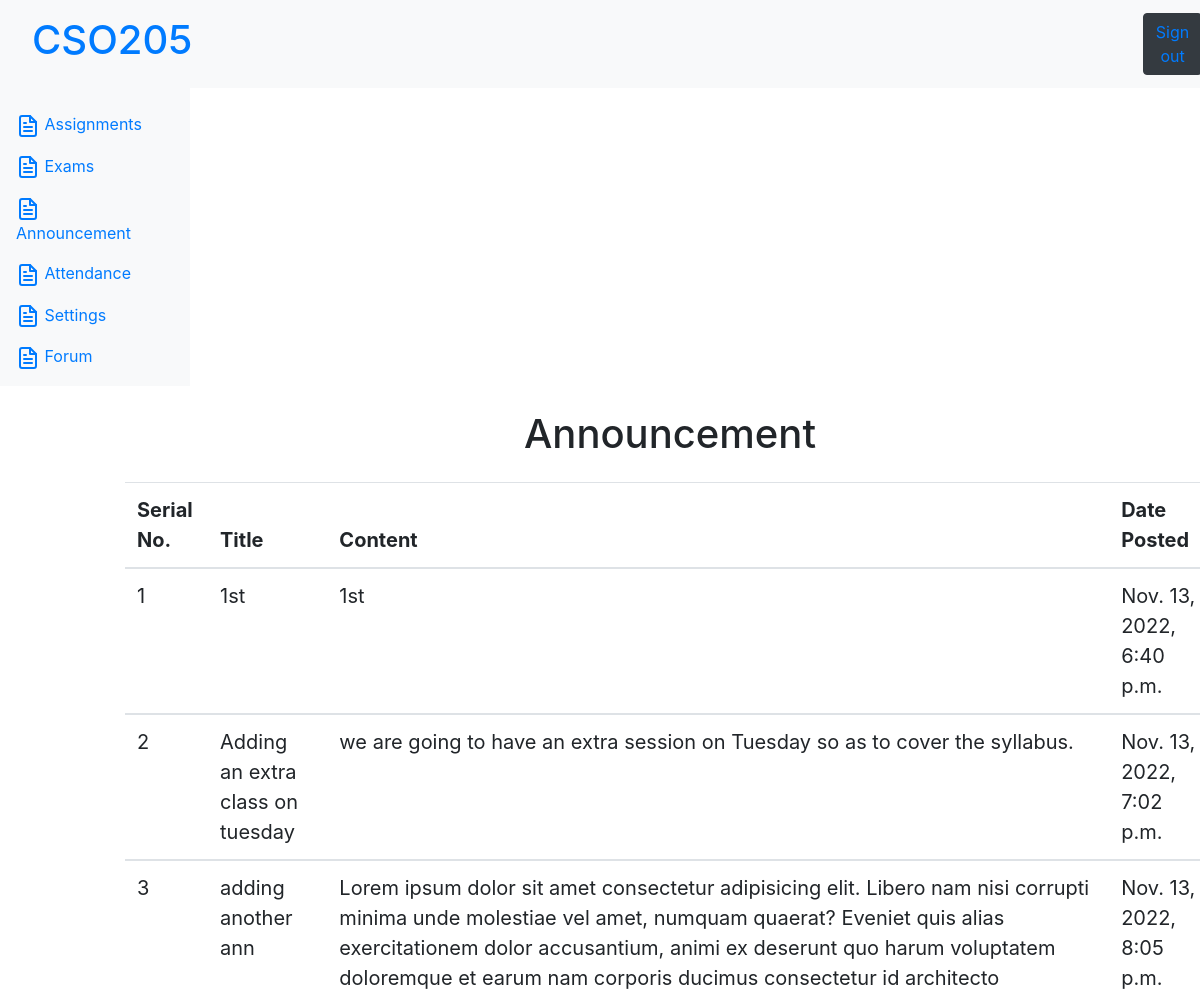
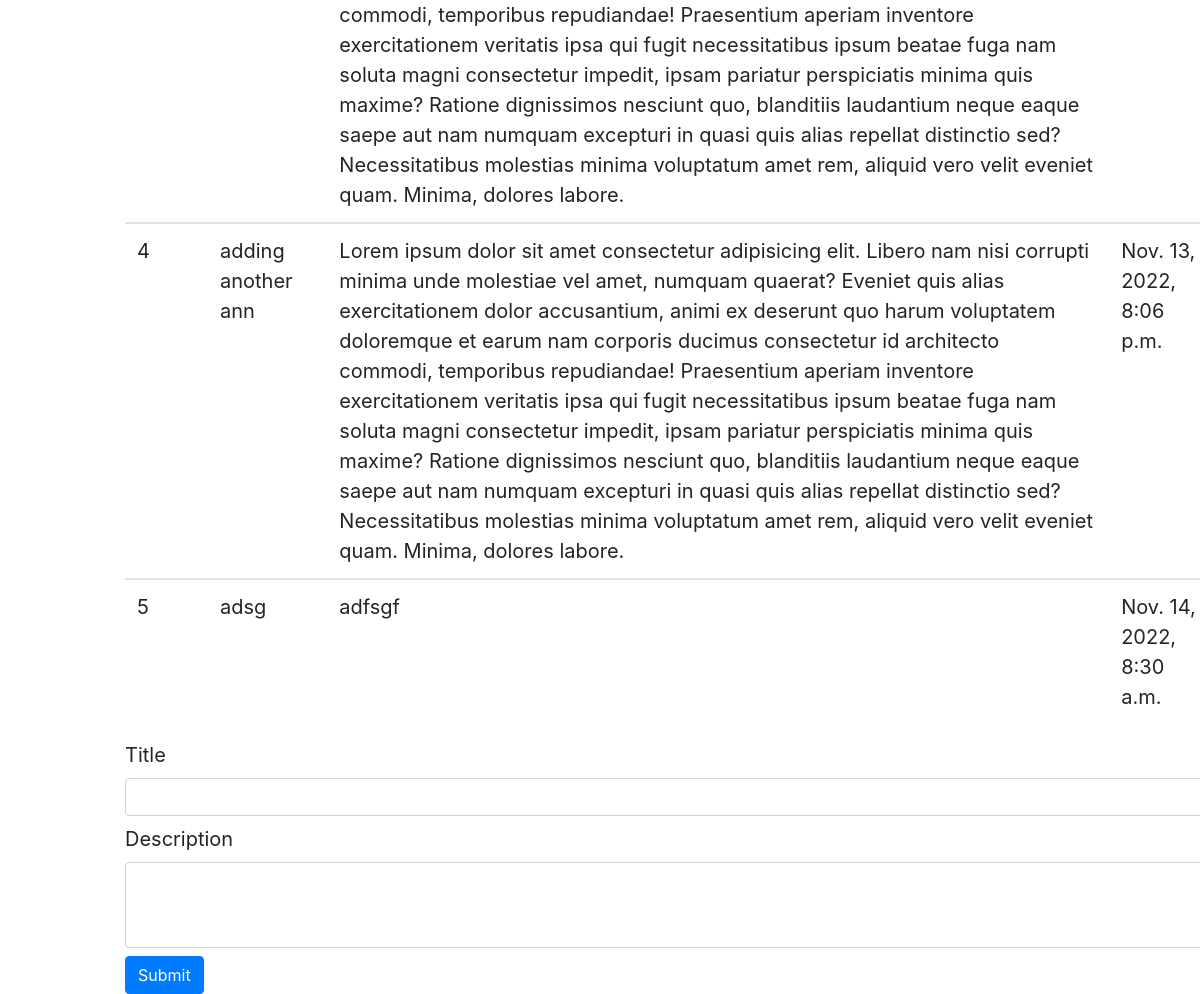
/p/ann (signed in), run on the app's committed database (2 pictures, top to bottom).
### professor/models.py (models this page shows, shortened)
class make_announcement(models.Model):
    title=models.CharField(max_length=100)
    content=models.TextField()
    date_posted=models.DateTimeField(auto_now_add=True)

### professor/views.py (the view)
# urls.py: path('ann',views.ann),
def ann(request):
    print(request.user.is_authenticated)
    if request.user.is_authenticated:
        if request.method=='POST':
            z=request.POST.get('title')
            y=request.POST.get('description')
            ay=make_announcement(title= z,content= y)
            ay.save()
        a1=make_announcement.objects.all()
        d1=dict()
        for x in range(len(a1)):
            d1[x+1]=[a1[x].title,a1[x].content,a1[x].date_posted]
        return render(request,'prof_announcement.html',{'d1':d1,'title':'EXAMS'})
    else:
        return redirect('/p/')

### templates/prof_announcement.html (shortened to what this page needs)
{% extends 'base.html' %}
{% block body %}
<div style="margin-left: 140px; width:1200px">
    <h1 class="text-center my-4">Announcement</h1>
    <form method="post" style="font-size: 20px;" action="/p/ann">
        <table class="table">
            <thead>
                <tr>
                    <th scope="col">Serial No.</th>
                    <th scope="col">Title</th>
                    <th scope="col">Content</th>
                    <th scope="col">Date Posted</th>
                </tr>
            </thead>
            {% for x,y in d1.items %}
            <tbody>
                <tr>
                    <td>{{x}}</td>
                    {% for z in y%}
                    <td>{{z}}</td>
                    {% endfor %}
                </tr>
            </tbody>
            {% endfor %}
        </table>
        <div class="form-group my-2">
            <label for="title">Title</label>
            <input type="text" class="form-control" id="title" name="title">
        </div>
        <div class="form-group my-2">
            <label for="description">Description</label>
            <textarea class="form-control" id="description" name="description" rows="3"></textarea>
        </div>
        <button type="submit" class="btn btn-primary">Submit</button>
    </form>
</div>
{% endblock body %}

### data on the page
make_announcement: y "1st" "1st" "Nov. 13, 2022, 6:40 p.m."
make_announcement: y "Adding an extra class on tuesday" "we are going to have an extra session on Tuesday so as to cover the syllabus." "Nov. 13, 2022, 7:02 p.m."
make_announcement: y "adding another ann" "Lorem ipsum dolor sit amet consectetur adipisicing elit. Libero nam nisi corrupti minima unde molestiae vel amet, numquam quaerat? Eveniet quis alias exercitationem dolor accusantium, animi ex deserunt quo harum voluptatem doloremque et earum nam corporis ducimus consectetur id architecto commodi, temporibus repudiandae! Praesentium aperiam inventore exercitationem veritatis ipsa qui fugit necessitatibus ipsum beatae fuga nam soluta magni consectetur impedit, ipsam pariatur perspiciatis minima quis maxime? Ratione dignissimos nesciunt quo, blanditiis laudantium neque eaque saepe aut nam numquam excepturi in quasi quis alias repellat distinctio sed? Necessitatibus molestias minima voluptatum…" "Nov. 13, 2022, 8:05 p.m."
make_announcement: y "adding another ann" "Lorem ipsum dolor sit amet consectetur adipisicing elit. Libero nam nisi corrupti minima unde molestiae vel amet, numquam quaerat? Eveniet quis alias exercitationem dolor accusantium, animi ex deserunt quo harum voluptatem doloremque et earum nam corporis ducimus consectetur id architecto commodi, temporibus repudiandae! Praesentium aperiam inventore exercitationem veritatis ipsa qui fugit necessitatibus ipsum beatae fuga nam soluta magni consectetur impedit, ipsam pariatur perspiciatis minima quis maxime? Ratione dignissimos nesciunt quo, blanditiis laudantium neque eaque saepe aut nam numquam excepturi in quasi quis alias repellat distinctio sed? Necessitatibus molestias minima voluptatum…" "Nov. 13, 2022, 8:06 p.m."
make_announcement: y "adsg" "adfsgf" "Nov. 14, 2022, 8:30 a.m."

### other printed values
{{ x }} "1" "2" "3" "4" "5"
